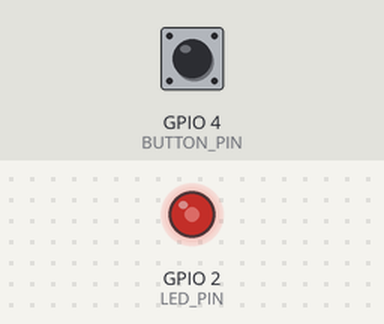
Simulated run of this sketch. Board: ESP32. Shown: output pins drawn as LEDs (lit = HIGH). The inputs (shaded band) are chosen by the test bench; at power-on: GPIO 4 (BUTTON_PIN) HIGH. What the sketch prints to the serial monitor is not drawn.

Above: at 0.22 s.
At 1.2 s:
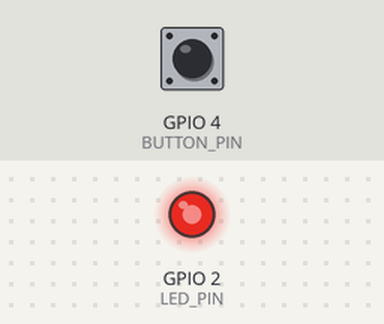
Timing chart, 0 to 0.7 s (numbered marks = the images above; inputs shaded):
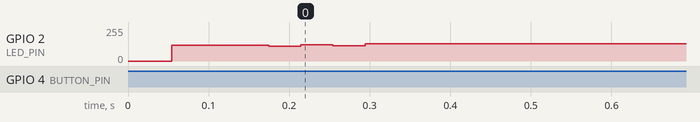

The sketch:

sketch.ino
```cpp
#include <Arduino.h>

#define BUTTON_PIN 4
#define LED_PIN 2

void setup() {
  Serial.begin(115200);
  pinMode(BUTTON_PIN, INPUT_PULLUP);
  ledcAttach(LED_PIN, 5000, 8);
}

void loop() {
  for (int b = 0; b <= 255; b++) {
    ledcWrite(LED_PIN, b);
    if (digitalRead(BUTTON_PIN) == LOW) {
      Serial.println("button pressed");
      delay(10); // each fade step takes 10 ms
    }
  }

  for (int b = 255; b >= 0; b--) {
    ledcWrite(LED_PIN, b);
    if (digitalRead(BUTTON_PIN) == LOW) {
      Serial.println("button pressed");
      delay(10);
    }
  }
}
```
